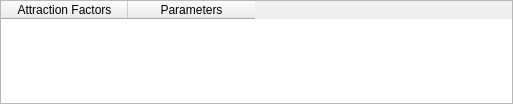
<?xml version="1.0" encoding="UTF-8"?>
<ui version="4.0">
 <class>Form</class>
 <widget class="QWidget" name="Form">
  <property name="geometry">
   <rect>
    <x>0</x>
    <y>0</y>
    <width>513</width>
    <height>104</height>
   </rect>
  </property>
  <property name="windowTitle">
   <string>Form</string>
  </property>
  <layout class="QGridLayout" name="gridLayout">
   <property name="leftMargin">
    <number>0</number>
   </property>
   <property name="topMargin">
    <number>0</number>
   </property>
   <property name="rightMargin">
    <number>0</number>
   </property>
   <property name="bottomMargin">
    <number>0</number>
   </property>
   <property name="horizontalSpacing">
    <number>0</number>
   </property>
   <property name="verticalSpacing">
    <number>3</number>
   </property>
   <item row="0" column="0">
    <widget class="QTableWidget" name="tableWidget">
     <property name="showGrid">
      <bool>true</bool>
     </property>
     <property name="sortingEnabled">
      <bool>false</bool>
     </property>
     <property name="rowCount">
      <number>0</number>
     </property>
     <property name="columnCount">
      <number>2</number>
     </property>
     <attribute name="horizontalHeaderCascadingSectionResizes">
      <bool>false</bool>
     </attribute>
     <attribute name="horizontalHeaderDefaultSectionSize">
      <number>127</number>
     </attribute>
     <column>
      <property name="text">
       <string>Attraction Factors</string>
      </property>
     </column>
     <column>
      <property name="text">
       <string>Parameters</string>
      </property>
     </column>
    </widget>
   </item>
  </layout>
 </widget>
 <resources/>
 <connections/>
</ui>
